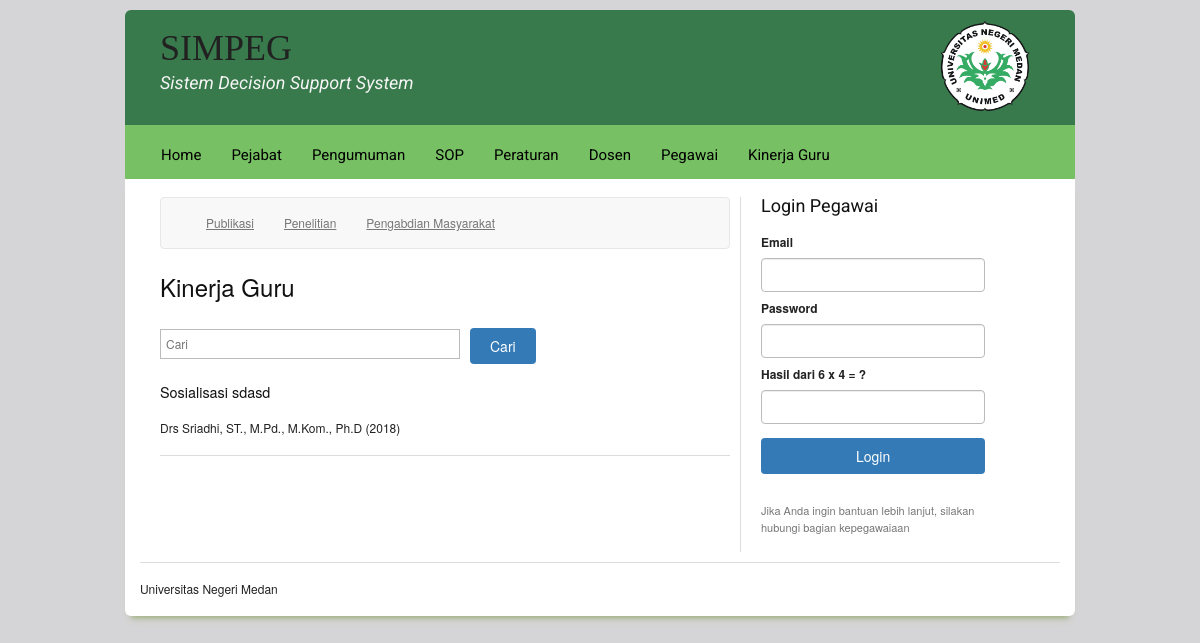
The page /web/kinerja/pengabdian on the database its author committed.
### tables this page shows
CREATE TABLE `simpeg_identitas` (
  `id` int(11) NOT NULL,
  `kode` varchar(10) NOT NULL,
  `nama` varchar(100) NOT NULL,
  `alamat` varchar(255) NOT NULL,
  `kota` varchar(30) NOT NULL,
  `telp` varchar(30) NOT NULL,
  `fax` varchar(30) NOT NULL,
  `web` varchar(50) NOT NULL,
  `email` varchar(50) NOT NULL,
  `logo` varchar(50) NOT NULL,
  `instansi` varchar(100) NOT NULL,
  `fb` varchar(100) NOT NULL,
  `tw` varchar(100) NOT NULL,
  `ig` varchar(100) NOT NULL,
  `yt` varchar(100) NOT NULL,
  `footer` varchar(255) NOT NULL,
  `deskripsi` text NOT NULL,
  `keyword` text NOT NULL
);

CREATE TABLE `simpeg_pengabdian` (
  `id` int(11) NOT NULL,
  `idsdm` varchar(9) NOT NULL,
  `tahun` year(4) NOT NULL,
  `peran` varchar(1) NOT NULL,
  `judul` varchar(500) NOT NULL,
  `tempat` varchar(200) NOT NULL,
  `sumber_dana` varchar(1) NOT NULL,
  `biaya` int(11) NOT NULL
);

CREATE TABLE `m_sdm` (
  `idsdm` varchar(9) NOT NULL,
  `jenis` enum('DOSEN','PEGAWAI') NOT NULL,
  `status` int(11) NOT NULL,
  `nip` varchar(25) NOT NULL,
  `nidn` varchar(20) DEFAULT NULL,
  `unit` int(11) NOT NULL,
  `nama` varchar(200) NOT NULL,
  `gelar_depan` varchar(50) NOT NULL,
  `gelar_belakang` varchar(50) NOT NULL,
  `agama` varchar(1) NOT NULL,
  `jk` varchar(1) NOT NULL,
  `tempat_lahir` varchar(200) NOT NULL,
  `tgl_lahir` date NOT NULL,
  `nik` varchar(25) NOT NULL,
  `status_nikah` varchar(2) NOT NULL,
  `hp` varchar(25) NOT NULL,
  `alamat` varchar(300) NOT NULL,
  `email` varchar(100) NOT NULL,
  `email_institusi` varchar(100) NOT NULL,
  `npwp` varchar(25) NOT NULL,
  `bank` varchar(1) NOT NULL,
  `norek` varchar(50) NOT NULL,
  `kodepos` varchar(10) NOT NULL,
  `mulai_masuk` date NOT NULL,
  `no_sk` varchar(50) NOT NULL,
  `kode_pendidikan` varchar(1) NOT NULL,
  `instansi_induk` varchar(2) NOT NULL,
  `status_aktif` varchar(2) NOT NULL DEFAULT 'A',
  `tgl_aktif` datetime NOT NULL DEFAULT CURRENT_TIMESTAMP,
  `ket_aktif` varchar(1000) NOT NULL DEFAULT 'Aktif',
  `pangkat_golongan` varchar(1) NOT NULL,
  `jabatan_fungsional` varchar(1) NOT NULL,
  `jabatan_struktural` varchar(1) NOT NULL,
  `orcid_id` varchar(64) DEFAULT NULL,
  `scholar_id` varchar(64) DEFAULT NULL,
  `sinta_id` varchar(64) DEFAULT NULL,
  `foto` varchar(100) NOT NULL,
  `salt` varchar(8) NOT NULL,
  `token` varchar(64) NOT NULL,
  `password` varchar(100) NOT NULL,
  `login_terakhir` datetime NOT NULL
);

### application/libraries/Template.php (called while the page is built)
<?php if ( ! defined('BASEPATH')) exit('No direct script access allowed');
class Template {
		var $template_data = array();
		function set($name, $value)
		{
			$this->template_data[$name] = $value;
		}
		function load($template = '', $view = '' , $view_data = array(), $return = FALSE)
		{
			$this->CI =& get_instance();
			$this->set('contents', $this->CI->load->view($view, $view_data, TRUE));
			return $this->CI->load->view($template, $this->template_data, $return);
		}
}

### application/controllers/Web.php (called while the page is built, shortened)
<?php
class Web extends CI_Controller {
    function kinerja($tab='publikasi'){
        $token=token();
        $this->session->set_userdata(array('token'=>$token));
        $data['token']=$token;
        $this->mathcaptcha->generatekode();
        $data['captcha']=$this->mathcaptcha->showcaptcha();
        $data['tab']=$tab;
        $data['tabs']=array('publikasi'=>'Publikasi','penelitian'=>'Penelitian','pengabdian'=>'Pengabdian Masyarakat');
        $cari=$this->session->cari;
        $data['cari']=$cari;
        if($tab=='publikasi')
        {
          $data['title']='Data Publikasi';
        }
        else if($tab=='penelitian')
        {
          $data['title']='Data Penelitian';
        }
        else if($tab=='pengabdian')
        {
          $data['title']='Data Pengabdian Masyarakat';
        }
     $query=$this->model_app->view_kinerja($tab,$cari);
     $jumlah=count($query);
      $config['per_page'] = 10;
      if ($this->uri->segment('4')==''){
        $dari = 0;
      }else{
        $hal=$this->uri->segment('4');
        $dari = ($hal-1) * $config['per_page'];
      }
      $data['judul'] = $data['title'];
      $data['total'] = $jumlah;
      $data['sisa'] = $config['per_page'];
      $data['dari'] = $dari;
      if (is_numeric($dari)) {
        $data['record'] = $this->model_app->view_kinerja_limit($tab,$cari,$dari,$config['per_page']);
      }else{
        redirect();
      }
        $this->template->load('front','front/kinerja',$data);
        }
}

### index.php (called while the page is built, shortened)
<?php
require_once BASEPATH.'core/CodeIgniter.php';

### application/models/Model_app.php (called while the page is built, shortened)
<?php
class Model_app extends CI_model{
    function view_kinerja($hal,$cari){
        if($hal=='publikasi')
        {
        return $this->db->query("SELECT * FROM simpeg_publikasi  WHERE judul LIKE '%$cari%' ORDER BY tahun DESC, judul ASC")->result_array();
        }
        else if($hal=='penelitian')
        {
        return $this->db->query("SELECT * FROM simpeg_penelitian  WHERE judul_penelitian LIKE '%$cari%' ORDER BY tahun DESC, judul_penelitian ASC")->result_array();
        }
        else if($hal=='pengabdian')
        {
        return $this->db->query("SELECT * FROM simpeg_pengabdian  WHERE judul LIKE '%$cari%' ORDER BY tahun DESC, judul ASC")->result_array();
        }
    }
    function view_kinerja_limit($hal,$cari,$dari,$baris){
        if($hal=='publikasi')
        {
        return $this->db->query("SELECT * FROM simpeg_publikasi  WHERE judul LIKE '%$cari%' ORDER BY tahun DESC, judul ASC LIMIT $dari,$baris")->result_array();
        }
        else if($hal=='penelitian')
        {
        return $this->db->query("SELECT * FROM simpeg_penelitian  WHERE judul_penelitian LIKE '%$cari%' ORDER BY tahun DESC, judul_penelitian ASC LIMIT $dari,$baris")->result_array();
        }
        else if($hal=='pengabdian')
        {
        return $this->db->query("SELECT * FROM simpeg_pengabdian  WHERE judul LIKE '%$cari%' ORDER BY tahun DESC, judul ASC LIMIT $dari,$baris")->result_array();
        }
    }
}

### application/helpers/engine_helper.php (called while the page is built, shortened)
<?php
function identitas($p){
        $ci = & get_instance();
        $bg = $ci->db->query("SELECT $p FROM simpeg_identitas WHERE id=1")->row_array();
        return $bg[$p];
    }
function viewSdm($p){
        $ci = & get_instance();
        $fav = $ci->db->query("SELECT nama,gelar_depan,gelar_belakang FROM m_sdm WHERE idsdm='$p'")->row_array();
        if($fav['gelar_depan']=='' AND $fav['gelar_belakang']=='')
        {
            return $fav['nama'];
        }
        else if($fav['gelar_depan']!='' AND $fav['gelar_belakang']=='')
        {
            return $fav['gelar_depan'].' '.$fav['nama'];
        }
        else if($fav['gelar_depan']=='' AND $fav['gelar_belakang']!='')
        {
            return $fav['nama'].', '.$fav['gelar_belakang'];
        }
        else
        {
            return $fav['gelar_depan'].' '.$fav['nama'].', '.$fav['gelar_belakang'];
        }
    }

### application/config/config.php (called while the page is built, shortened)
<?php
$config['base_url'] = (isset($_SERVER['HTTPS']) ? "https://" : "http://").$_SERVER['HTTP_HOST'].
						str_replace(basename($_SERVER['SCRIPT_NAME']),"",
						$_SERVER['SCRIPT_NAME']);
$config['index_page'] = '';
$config['uri_protocol']	= 'REQUEST_URI';
$config['url_suffix'] = '';
$config['language']	= 'english';
$config['charset'] = 'UTF-8';
$config['enable_hooks'] = FALSE;
$config['subclass_prefix'] = 'MY_';
$config['composer_autoload'] = FALSE;
$config['permitted_uri_chars'] = 'a-z 0-9~%.:_\-=';
$config['enable_query_strings'] = FALSE;
$config['controller_trigger'] = 'c';
$config['function_trigger'] = 'm';
$config['directory_trigger'] = 'd';
$config['allow_get_array'] = TRUE;
$config['log_threshold'] = 4;
$config['log_path'] = '';
$config['log_file_extension'] = '';
$config['log_file_permissions'] = 0644;
$config['log_date_format'] = 'Y-m-d H:i:s';
$config['error_views_path'] = '';
$config['cache_path'] = '';
$config['cache_query_string'] = FALSE;
$config['encryption_key'] = '';
$config['sess_driver']= 'files';
$config['sess_cookie_name']= 'ci_session';
$config['sess_expiration']= 0;
$config['sess_save_path']= APPPATH.'logs';
$config['sess_match_ip']= FALSE;
$config['sess_time_to_update']= 300;
$config['sess_regenerate_destroy']= FALSE;
$config['sess_use_database']= TRUE;
$config['sess_expire_on_close']= TRUE;
$config['sess_table_name']= 'ci_session';
$config['cookie_prefix']	= '';
$config['cookie_domain']	= '';
$config['cookie_path']		= '/';
$config['cookie_secure']	= FALSE;
$config['cookie_httponly'] 	= FALSE;
$config['standardize_newlines'] = FALSE;
$config['global_xss_filtering'] = FALSE;
$config['csrf_protection'] = FALSE;
$config['csrf_token_name'] = 'csrf_test_name';
$config['csrf_cookie_name'] = 'csrf_cookie_name';
$config['csrf_expire'] = 7200;
$config['csrf_regenerate'] = TRUE;
$config['csrf_exclude_uris'] = array();
$config['compress_output'] = FALSE;
$config['time_reference'] = 'local';
$config['rewrite_short_tags'] = FALSE;
$config['proxy_ips'] = '';

### application/config/pagination.php (called while the page is built, shortened)
<?php if(!defined('BASEPATH')) exit('Direct Access Not Allowed');
$config['full_tag_open'] = "<ul class='pagination m-t-0'>";
$config['full_tag_close'] ="</ul>";
$config['num_tag_open'] = '<li>';
$config['num_tag_close'] = '</li>';
$config['cur_tag_open'] = "<li class='active'><a href='#'>";
$config['cur_tag_close'] = "</a></li>";
$config['next_tag_open'] = "<li>";
$config['next_tagl_close'] = "</li>";
$config['prev_tag_open'] = "<li>";

### application/views/front/kinerja/pengabdian.php (the view)
<?php
foreach ($record as $row) {
		echo '<h4>'.stripcslashes($row['judul']).'</h4>';
 	echo '<p>'.viewSdm($row['idsdm']).' ('.$row['tahun'].')</p>';
 	echo '<hr>';
 }
?>

### application/views/front.php (shortened to what this page needs)
<!DOCTYPE html>
<html lang="en">
<head>
	<link href="<?=base_url()?>assets/plugins/jquery-ui/jquery-ui.min.css" rel="stylesheet" />
	<link href="<?=base_url()?>assets/plugins/bootstrap3/css/bootstrap.min.css" rel="stylesheet" />
	<link href="<?=base_url()?>assets/plugins/font-awesome/5.0/css/fontawesome-all.min.css" rel="stylesheet" />
	<link href="<?=base_url()?>assets/plugins/animate/animate.min.css" rel="stylesheet" />
	<link href="<?=base_url()?>assets/css/default/style-responsive.min.css" rel="stylesheet" />
	<link href="<?=base_url()?>assets/plugins/bootstrap-sweetalert/sweetalert.css" rel="stylesheet" />
	<link rel="stylesheet" href="<?=base_url()?>assets/css/front/screen.css" type="text/css" media="screen, projection">
	<link rel="stylesheet" href="<?=base_url()?>assets/css/front/print.css" type="text/css" media="print">
	<link rel="stylesheet" href="<?=base_url()?>assets/css/front/custom.css" type="text/css">
	<link rel="stylesheet" href="<?=base_url()?>assets/css/front/fancy-type/screen.css" type="text/css" media="screen, projection">
</head>
<body id="target-element" style="margin: auto; padding: 10px;">
	<div class="container circular-top-border" id="header">
		<div class="span-20">
			<h1 class="" style="font-family: 'Vollkorn', serif; padding: 20px 0px 0px 20px">SIMPEG</h1>
			<h3 style="font-style: italic; color:#F5F5F5; font-family: 'Roboto', sans-serif; padding: 0; padding-left: 20px; margin-top: -10px"><?=identitas('nama')?></h3>
		</div>
		<div class="span-3" style="margin: 10px 0px">
			<img src="<?=base_url()?>assets/img/<?=identitas('logo')?>" height="91" alt="" class="" >
		</div>
	</div>
	<div id="">
		<div class="container" id="navbar">
			<div class="span-24" style="margin: 4px 0px">
				<div id="primary_nav_wrap">
					<ul>
						<li><a href="<?=base_url()?>">Home</a></li>
						<li><a href="<?=base_url('web/pejabat')?>">Pejabat</a></li>
						<li><a href="<?=base_url('web/pengumuman')?>">Pengumuman</a></li>
						<li><a href="<?=base_url('web/sop')?>">SOP</a></li>
						<li><a href="<?=base_url('web/peraturan')?>">Peraturan</a></li>
						<li><a href="<?=base_url('web/dosen')?>">Dosen</a></li>
						<li><a href="<?=base_url('web/pegawai')?>">Pegawai</a></li>
						<li><a href="<?=base_url('web/kinerja')?>">Kinerja Guru</a></li>
					</ul>
				</div>
			</div>
		</div>
	</div>
	<div class="container main circular-bottom-border">
		<div class="span-15 prepend-1" style="padding-left: 20px;">
			<?php
					echo $contents;
				?>
		</div>
		<div class="span-7 last" style="border-left: 1px solid #ddd; padding-left: 20px; margin-bottom: 10px">
			<h3 style="font-family: 'Roboto', sans-serif;">Login Pegawai</h3>
				<form action="<?=base_url('login')?>" method="post" accept-charset= utf-8>
					<label for="uid">Email</label><br>
					<input type="email" class="text form-control" id="username" name="email" style="width: 90%">
					<label for="pass">Password</label><br>
					<input type="password" class="text form-control" id="pass" name="password" style="width: 90%">
					<label for="pass"><?=$captcha?></label>
					<input type="number" class="text form-control" id="pass" name="captcha" style="width: 90%" required>
					<div style="margin-top: 6px">
						<input type="submit" name="login" value="Login" class="btn btn-primary btn-hover-green" style="width: 90%; margin-top: 0.5em">
					</div>
				</form>
				<br>
			<p style="margin-top: 10px; font-size: 11px; color: #777">Jika Anda ingin bantuan lebih lanjut, silakan hubungi bagian kepegawaiaan</p>
		</div>
		<hr>
		<?=identitas('footer')?>
	</div>
</body>
</html>

### rows shown on the page
simpeg_identitas: nama "Sistem Decision Support System", logo (picture), footer "Universitas Negeri Medan"
simpeg_pengabdian: judul "Sosialisasi sdasd", idsdm.gelar_belakang "Drs Sriadhi, ST., M.Pd., M.Kom., Ph.D", tahun "2018"

### other values the page prints
$key "Publikasi"
$key "Penelitian"
$key "Pengabdian Masyarakat"
$captcha "Hasil dari 6 x 4 = ?"
